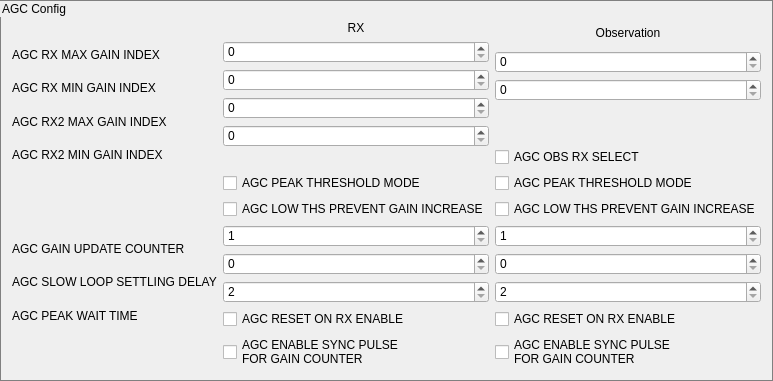
            <widget class="QGroupBox" name="groupBox_21">
             <property name="maximumSize">
              <size>
               <width>16777215</width>
               <height>450</height>
              </size>
             </property>
             <property name="styleSheet">
              <string notr="true">QGroupBox{
border:1px solid gray;
}</string>
             </property>
             <property name="title">
              <string>AGC Config</string>
             </property>
             <layout class="QHBoxLayout" name="horizontalLayout_99">
              <property name="topMargin">
               <number>20</number>
              </property>
              <item>
               <layout class="QVBoxLayout" name="verticalLayout_63">
                <item>
                 <spacer name="horizontalSpacer_29">
                  <property name="orientation">
                   <enum>Qt::Horizontal</enum>
                  </property>
                  <property name="sizeType">
                   <enum>QSizePolicy::Minimum</enum>
                  </property>
                  <property name="sizeHint" stdset="0">
                   <size>
                    <width>40</width>
                    <height>20</height>
                   </size>
                  </property>
                 </spacer>
                </item>
                <item>
                 <widget class="QLabel" name="label_93">
                  <property name="text">
                   <string>AGC RX MAX GAIN INDEX</string>
                  </property>
                 </widget>
                </item>
                <item>
                 <widget class="QLabel" name="label_96">
                  <property name="text">
                   <string>AGC RX MIN GAIN INDEX</string>
                  </property>
                 </widget>
                </item>
                <item>
                 <widget class="QLabel" name="label_97">
                  <property name="text">
                   <string>AGC RX2 MAX GAIN INDEX</string>
                  </property>
                 </widget>
                </item>
                <item>
                 <widget class="QLabel" name="label_98">
                  <property name="text">
                   <string>AGC RX2 MIN GAIN INDEX</string>
                  </property>
                 </widget>
                </item>
                <item>
                 <spacer name="horizontalSpacer_40">
                  <property name="orientation">
                   <enum>Qt::Horizontal</enum>
                  </property>
                  <property name="sizeType">
                   <enum>QSizePolicy::Minimum</enum>
                  </property>
                  <property name="sizeHint" stdset="0">
                   <size>
                    <width>40</width>
                    <height>20</height>
                   </size>
                  </property>
                 </spacer>
                </item>
                <item>
                 <spacer name="horizontalSpacer_35">
                  <property name="orientation">
                   <enum>Qt::Horizontal</enum>
                  </property>
                  <property name="sizeType">
                   <enum>QSizePolicy::Minimum</enum>
                  </property>
                  <property name="sizeHint" stdset="0">
                   <size>
                    <width>40</width>
                    <height>20</height>
                   </size>
                  </property>
                 </spacer>
                </item>
                <item>
                 <spacer name="horizontalSpacer_36">
                  <property name="orientation">
                   <enum>Qt::Horizontal</enum>
                  </property>
                  <property name="sizeType">
                   <enum>QSizePolicy::Minimum</enum>
                  </property>
                  <property name="sizeHint" stdset="0">
                   <size>
                    <width>40</width>
                    <height>20</height>
                   </size>
                  </property>
                 </spacer>
                </item>
                <item>
                 <widget class="QLabel" name="label_99">
                  <property name="text">
                   <string>AGC GAIN UPDATE COUNTER</string>
                  </property>
                 </widget>
                </item>
                <item>
                 <widget class="QLabel" name="label_100">
                  <property name="text">
                   <string>AGC SLOW LOOP SETTLING DELAY</string>
                  </property>
                 </widget>
                </item>
                <item>
                 <widget class="QLabel" name="label_101">
                  <property name="text">
                   <string>AGC PEAK WAIT TIME</string>
                  </property>
                 </widget>
                </item>
                <item>
                 <spacer name="horizontalSpacer_37">
                  <property name="orientation">
                   <enum>Qt::Horizontal</enum>
                  </property>
                  <property name="sizeType">
                   <enum>QSizePolicy::Minimum</enum>
                  </property>
                  <property name="sizeHint" stdset="0">
                   <size>
                    <width>40</width>
                    <height>20</height>
                   </size>
                  </property>
                 </spacer>
                </item>
                <item>
                 <spacer name="horizontalSpacer_38">
                  <property name="orientation">
                   <enum>Qt::Horizontal</enum>
                  </property>
                  <property name="sizeType">
                   <enum>QSizePolicy::Minimum</enum>
                  </property>
                  <property name="sizeHint" stdset="0">
                   <size>
                    <width>40</width>
                    <height>20</height>
                   </size>
                  </property>
                 </spacer>
                </item>
               </layout>
              </item>
              <item>
               <layout class="QVBoxLayout" name="verticalLayout_54">
                <item>
                 <widget class="QLabel" name="label_94">
                  <property name="text">
                   <string>RX</string>
                  </property>
                  <property name="alignment">
                   <set>Qt::AlignCenter</set>
                  </property>
                 </widget>
                </item>
                <item>
                 <widget class="QSpinBox" name="agc_setup_txt_rx_max_gain_index_rx">
                  <property name="maximum">
                   <number>255</number>
                  </property>
                 </widget>
                </item>
                <item>
                 <widget class="QSpinBox" name="agc_setup_txt_rx_min_gain_index_rx">
                  <property name="maximum">
                   <number>255</number>
                  </property>
                 </widget>
                </item>
                <item>
                 <widget class="QSpinBox" name="agc_setup_txt_rx2_max_gain_index">
                  <property name="maximum">
                   <number>255</number>
                  </property>
                 </widget>
                </item>
                <item>
                 <widget class="QSpinBox" name="agc_setup_txt_rx2_min_gain_index">
                  <property name="maximum">
                   <number>255</number>
                  </property>
                 </widget>
                </item>
                <item>
                 <spacer name="horizontalSpacer_33">
                  <property name="orientation">
                   <enum>Qt::Horizontal</enum>
                  </property>
                  <property name="sizeType">
                   <enum>QSizePolicy::Minimum</enum>
                  </property>
                  <property name="sizeHint" stdset="0">
                   <size>
                    <width>40</width>
                    <height>20</height>
                   </size>
                  </property>
                 </spacer>
                </item>
                <item>
                 <widget class="QCheckBox" name="agc_setup_chk_peak_threshold_mode">
                  <property name="text">
                   <string>AGC PEAK THRESHOLD MODE</string>
                  </property>
                 </widget>
                </item>
                <item>
                 <widget class="QCheckBox" name="agc_setup_chk_low_ths_prevent_gain_increase">
                  <property name="text">
                   <string>AGC LOW THS PREVENT GAIN INCREASE</string>
                  </property>
                 </widget>
                </item>
                <item>
                 <widget class="QSpinBox" name="agc_setup_txt_gain_update_counter_rx">
                  <property name="minimum">
                   <number>1</number>
                  </property>
                  <property name="maximum">
                   <number>4194303</number>
                  </property>
                 </widget>
                </item>
                <item>
                 <widget class="QSpinBox" name="agc_setup_txt_slow_loop_settling_delay_rx">
                  <property name="maximum">
                   <number>127</number>
                  </property>
                 </widget>
                </item>
                <item>
                 <widget class="QSpinBox" name="agc_setup_txt_peak_wait_time_rx">
                  <property name="minimum">
                   <number>2</number>
                  </property>
                  <property name="maximum">
                   <number>31</number>
                  </property>
                 </widget>
                </item>
                <item>
                 <widget class="QCheckBox" name="agc_setup_chk_reset_on_rx_enable">
                  <property name="text">
                   <string>AGC RESET ON RX ENABLE</string>
                  </property>
                 </widget>
                </item>
                <item>
                 <widget class="QCheckBox" name="agc_setup_chk_enable_sync_pulse_for_gain_counter_rx">
                  <property name="text">
                   <string>AGC ENABLE SYNC PULSE 
FOR GAIN COUNTER</string>
                  </property>
                 </widget>
                </item>
               </layout>
              </item>
              <item>
               <layout class="QVBoxLayout" name="verticalLayout_24">
                <item>
                 <widget class="QLabel" name="label_95">
                  <property name="text">
                   <string>Observation</string>
                  </property>
                  <property name="alignment">
                   <set>Qt::AlignCenter</set>
                  </property>
                 </widget>
                </item>
                <item>
                 <widget class="QSpinBox" name="agc_setup_txt_rx_max_gain_index_observation">
                  <property name="maximum">
                   <number>255</number>
                  </property>
                 </widget>
                </item>
                <item>
                 <widget class="QSpinBox" name="agc_setup_txt_rx_min_gain_index_observation">
                  <property name="maximum">
                   <number>255</number>
                  </property>
                 </widget>
                </item>
                <item>
                 <spacer name="horizontalSpacer_31">
                  <property name="orientation">
                   <enum>Qt::Horizontal</enum>
                  </property>
                  <property name="sizeType">
                   <enum>QSizePolicy::Minimum</enum>
                  </property>
                  <property name="sizeHint" stdset="0">
                   <size>
                    <width>40</width>
                    <height>20</height>
                   </size>
                  </property>
                 </spacer>
                </item>
                <item>
                 <spacer name="horizontalSpacer_32">
                  <property name="orientation">
                   <enum>Qt::Horizontal</enum>
                  </property>
                  <property name="sizeType">
                   <enum>QSizePolicy::Minimum</enum>
                  </property>
                  <property name="sizeHint" stdset="0">
                   <size>
                    <width>40</width>
                    <height>20</height>
                   </size>
                  </property>
                 </spacer>
                </item>
                <item>
                 <widget class="QCheckBox" name="agc_setup_chk_obs_rx_select">
                  <property name="text">
                   <string>AGC OBS RX SELECT</string>
                  </property>
                 </widget>
                </item>
                <item>
                 <widget class="QCheckBox" name="agc_setup_chk_peak_threshold_mode_observation">
                  <property name="text">
                   <string>AGC PEAK THRESHOLD MODE</string>
                  </property>
                 </widget>
                </item>
                <item>
                 <widget class="QCheckBox" name="agc_setup_chk_low_ths_prevent_gain_increase_observation">
                  <property name="text">
                   <string>AGC LOW THS PREVENT GAIN INCREASE</string>
                  </property>
                 </widget>
                </item>
                <item>
                 <widget class="QSpinBox" name="agc_setup_txt_gain_update_counter_observation">
                  <property name="minimum">
                   <number>1</number>
                  </property>
                  <property name="maximum">
                   <number>4194303</number>
                  </property>
                 </widget>
                </item>
                <item>
                 <widget class="QSpinBox" name="agc_setup_txt_slow_loop_settling_delay_observation">
                  <property name="maximum">
                   <number>127</number>
                  </property>
                 </widget>
                </item>
                <item>
                 <widget class="QSpinBox" name="agc_setup_txt_peak_wait_time_observation">
                  <property name="minimum">
                   <number>2</number>
                  </property>
                  <property name="maximum">
                   <number>31</number>
                  </property>
                 </widget>
                </item>
                <item>
                 <widget class="QCheckBox" name="agc_setup_chk_reset_on_rx_enable_observation">
                  <property name="text">
                   <string>AGC RESET ON RX ENABLE</string>
                  </property>
                 </widget>
                </item>
                <item>
                 <widget class="QCheckBox" name="agc_setup_chk_enable_sync_pulse_for_gain_counter_observation">
                  <property name="text">
                   <string>AGC ENABLE SYNC PULSE 
FOR GAIN COUNTER</string>
                  </property>
                 </widget>
                </item>
               </layout>
              </item>
             </layout>
            </widget>
